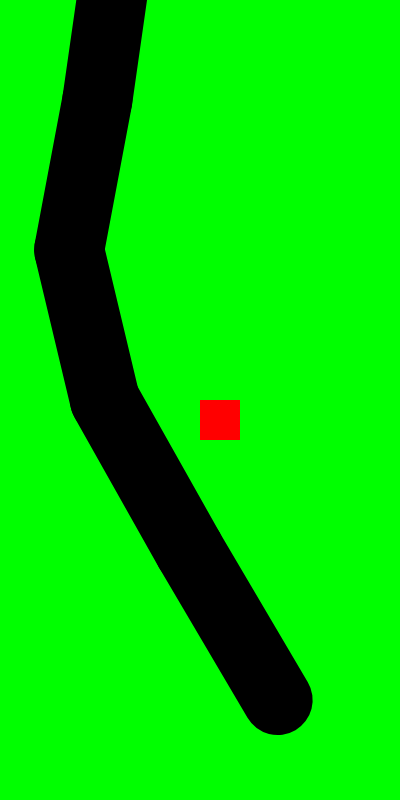
Frame 1 (no input)
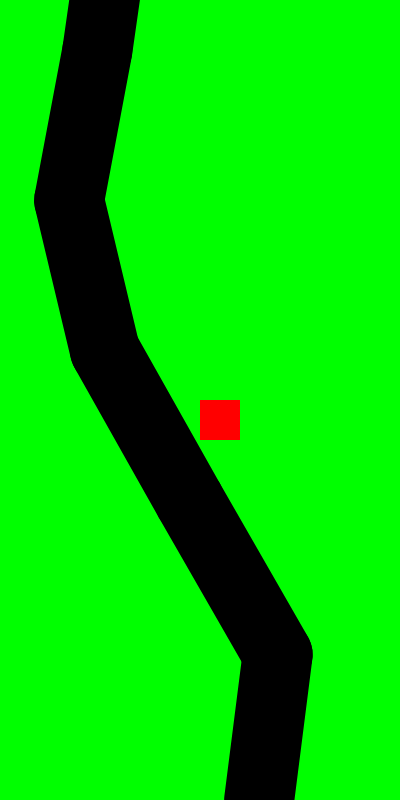
Frame 60 (no input)
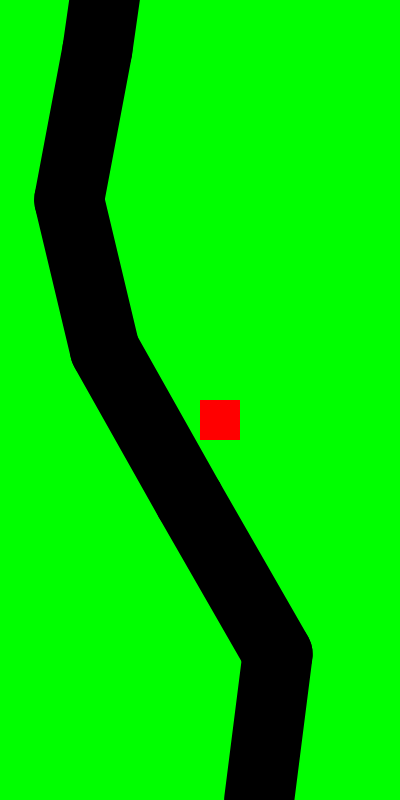
Frame 120 (the mouse pressed at the canvas centre since frame 60)

The p5.js sketch that drew these frames (run headless with seeded random() and noise() and a simulated clock; from frame 60 on, the mouse is pressed at the canvas centre):

// p5.js sketch
// ── sketch.js
let vl = [];
let speed = -4;
let xpos = 0;

function setup() {
  createCanvas(400, 800);
  for(var y = -height; y < height; y = y + 150){
     vl.push(createVector(random(0, width), y));
  }
  strokeWeight(70);
  xpos = width/2;
}

function draw() {
  background(0, 255,0);
  strokeWeight(70);
  stroke(0);
  for(var p = 0; p < vl.length-1; p++){
    line(vl[p].x, vl[p].y, vl[p+1].x, vl[p+1].y);
    vl[p].y += speed;
  }
 
  if(vl[0].y < -height){
     vl.shift();
     vl.push(createVector(random(width/2 - 100,width / 2 + 100), height));
  }
  let colorPick = get(xpos, height/2);
  
  if(colorPick[1] == 255 && colorPick[0] == 0){
    let c = lerp(0, speed, 0.08);
    speed -= c;
    if(speed > 0){
      speed = 0;
    }
  }else{
      speed += -0.005;
    }
    fill(255, 0, 0);
    noStroke();
    rect(xpos, height/2, 40, 40);
    if(keyIsDown(LEFT_ARROW)){
      xpos --;
    }
    if(keyIsDown(RIGHT_ARROW)){
      xpos ++;
    }
  
}
